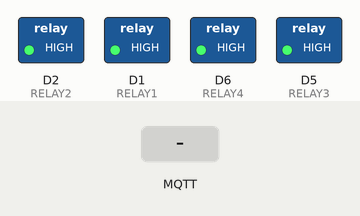
This sketch was run on a simulated ESP8266 (NodeMCU). Parts: switched loads named in the sketch (green lamp = pin HIGH). Inputs (shaded band) come from the test bench. WiFi joins after 1.5 s; servers stay silent unless stated; no MQTT or app messages arrive unless stated.

Above: at 2.7 s.
2.8 s: MQTT message "ON" arrives on the first subscribed topic
At 3.2 s:
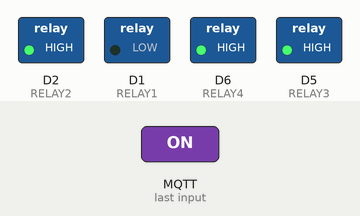
4.3 s: MQTT message "ON" arrives on the second subscribed topic
At 5.5 s:
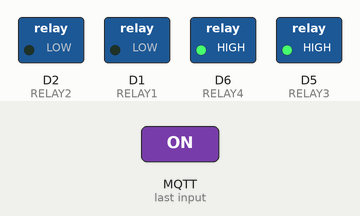
5.8 s: MQTT message "1" arrives on the first subscribed topic
At 6.7 s:
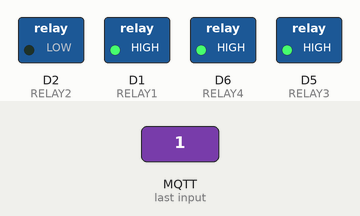
7.3 s: MQTT message "ON" arrives on the third subscribed topic
At 7.8 s:
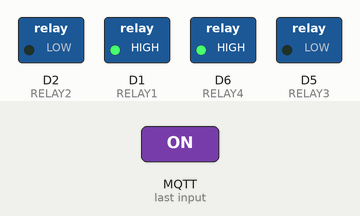
8.8 s: MQTT message "1" arrives on the second subscribed topic
At 10.0 s:
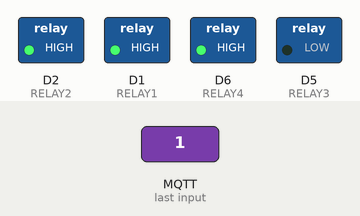
10.3 s: MQTT message "1" arrives on the third subscribed topic
At 11.3 s:
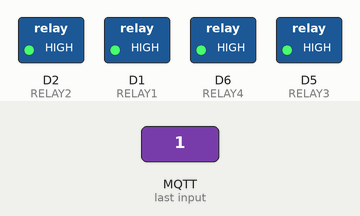
Timing chart, 0 to 12.8 s (numbered marks = the images above; inputs shaded):
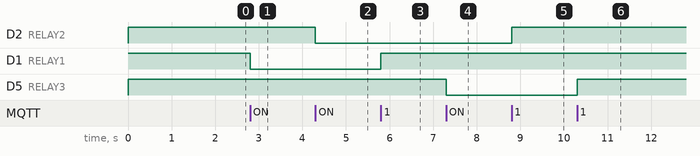

The sketch:

firmware.ino
```cpp
#include <ESP8266WiFi.h>
#include <PubSubClient.h>

// WiFi credentials
const char* ssid = "YOUR_WIFI_SSID";
const char* password = "YOUR_WIFI_PASSWORD";

// Public Mosquitto broker
const char* mqtt_server = "test.mosquitto.org";
const int mqtt_port = 1883;

WiFiClient espClient;
PubSubClient client(espClient);

// Relay pins
#define RELAY1 D1
#define RELAY2 D2
#define RELAY3 D5
#define RELAY4 D6

void setup_relays() {
  pinMode(RELAY1, OUTPUT);
  pinMode(RELAY2, OUTPUT);
  pinMode(RELAY3, OUTPUT);
  pinMode(RELAY4, OUTPUT);

  digitalWrite(RELAY1, HIGH);
  digitalWrite(RELAY2, HIGH);
  digitalWrite(RELAY3, HIGH);
  digitalWrite(RELAY4, HIGH);
}

void callback(char* topic, byte* payload, unsigned int length) {
  payload[length] = '\0';
  String cmd = String((char*)payload);
  String topicStr = String(topic);

  if (topicStr.endsWith("1")) digitalWrite(RELAY1, cmd == "ON" ? LOW : HIGH);
  else if (topicStr.endsWith("2")) digitalWrite(RELAY2, cmd == "ON" ? LOW : HIGH);
  else if (topicStr.endsWith("3")) digitalWrite(RELAY3, cmd == "ON" ? LOW : HIGH);
  else if (topicStr.endsWith("4")) digitalWrite(RELAY4, cmd == "ON" ? LOW : HIGH);
}

void reconnect() {
  while (!client.connected()) {
    if (client.connect("NodeMCUClient123")) {
      client.subscribe("lucifer123/home/relay1");
      client.subscribe("lucifer123/home/relay2");
      client.subscribe("lucifer123/home/relay3");
      client.subscribe("lucifer123/home/relay4");
    } else {
      delay(2000);
    }
  }
}

void setup() {
  Serial.begin(115200);
  setup_relays();

  WiFi.begin(ssid, password);
  while (WiFi.status() != WL_CONNECTED) {
    delay(500);
  }

  client.setServer(mqtt_server, mqtt_port);
  client.setCallback(callback);
}

void loop() {
  if (!client.connected()) reconnect();
  client.loop();
}
```

Measured:
- after the input at 2.8 s, D1 (RELAY1): HIGH → LOW at once
- after the input at 4.3 s, D2 (RELAY2): HIGH → LOW at once
- after the input at 5.8 s, D1 (RELAY1): LOW → HIGH at once
- after the input at 7.3 s, D5 (RELAY3): HIGH → LOW at once
- after the input at 8.8 s, D2 (RELAY2): LOW → HIGH at once
- after the input at 10.3 s, D5 (RELAY3): LOW → HIGH at once
